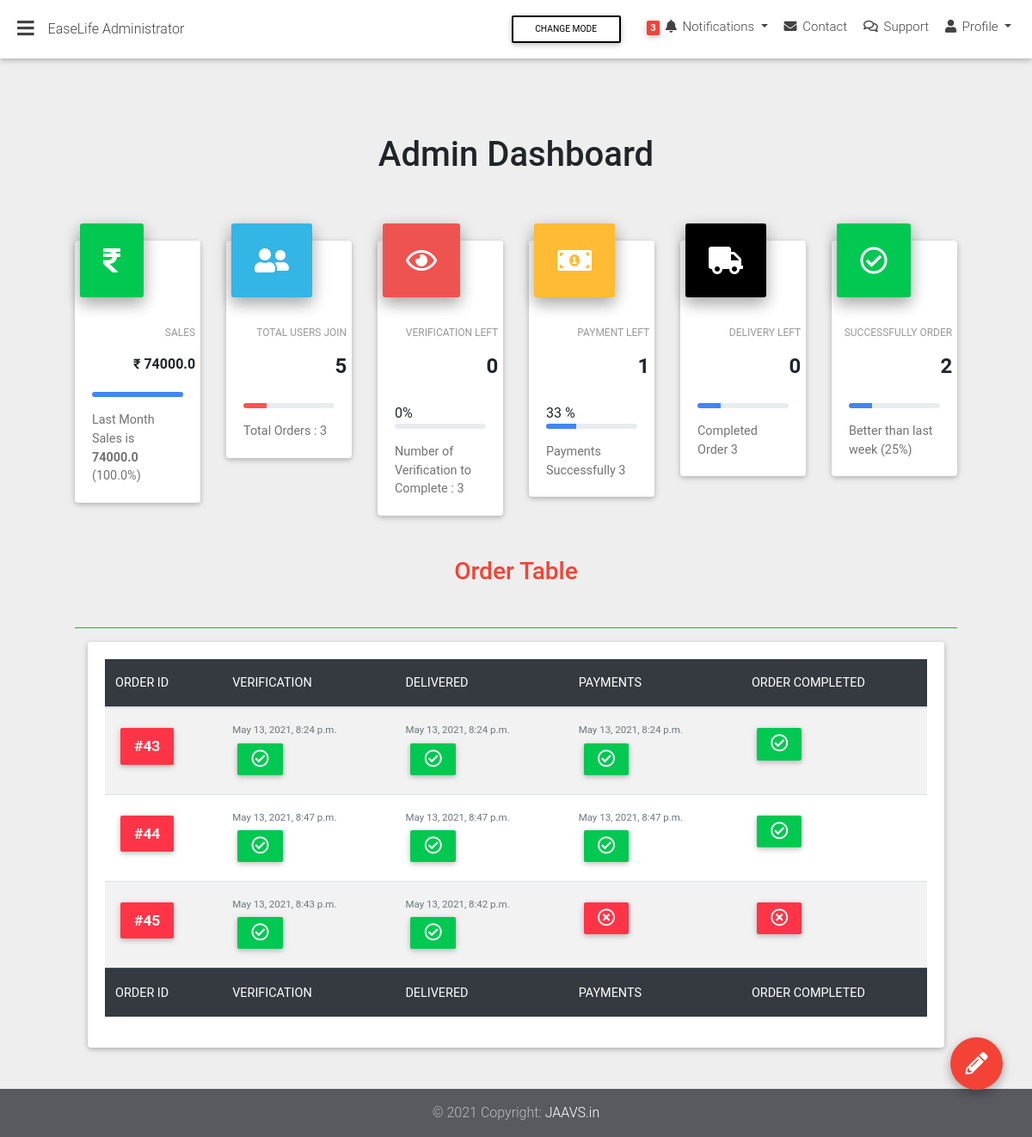
The app's page /easylife-admin/, older data.
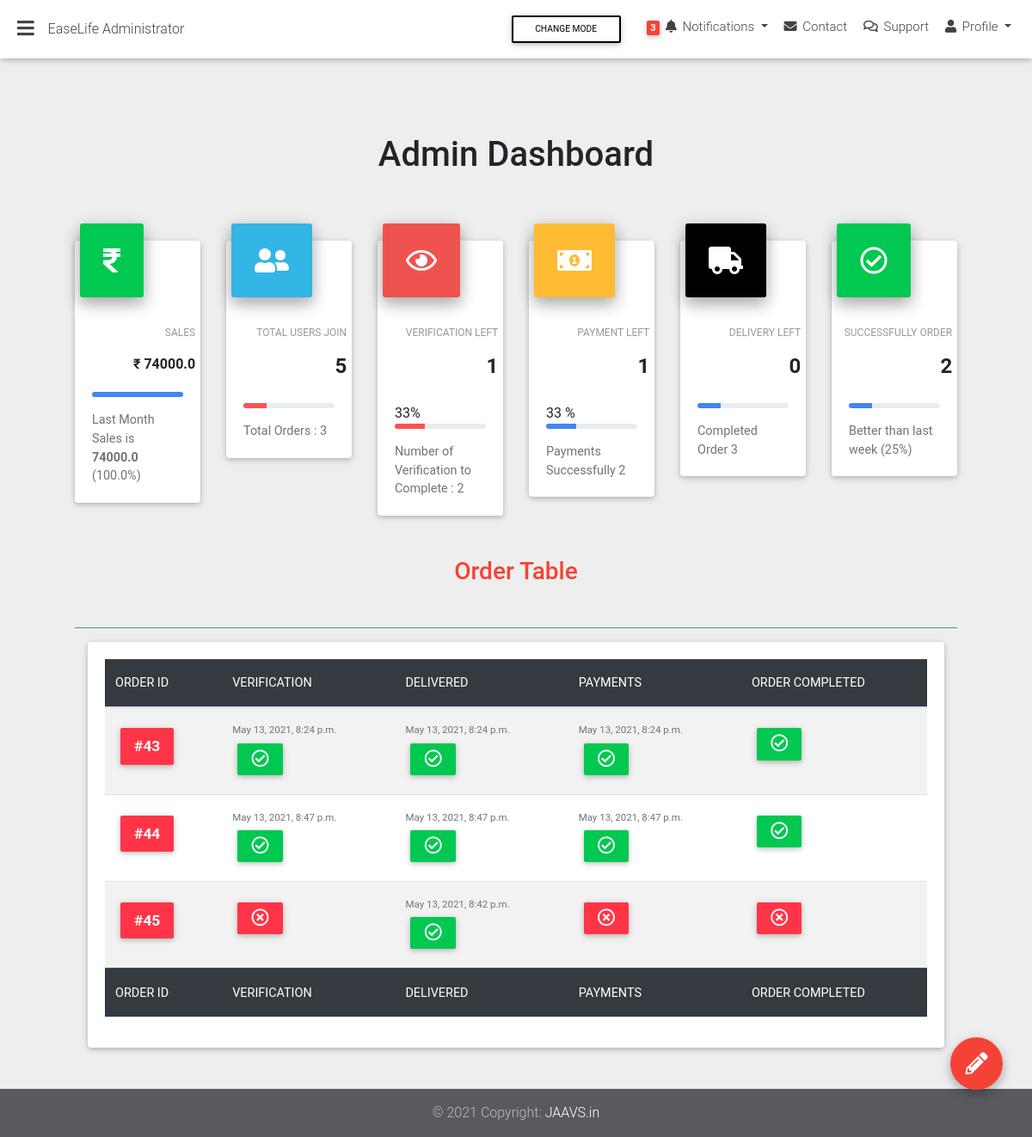
The same page, newer data.
### base/models.py (models this page shows)
class ShippmentOrder(models.Model):
    user=models.ForeignKey(settings.AUTH_USER_MODEL,on_delete=models.CASCADE)
    order=models.ForeignKey('Order',on_delete=models.CASCADE)
    verify_order = models.BooleanField(default=False,blank=True)
    verify_done_date= models.DateTimeField(blank=True,null=True)
    delivered= models.BooleanField(default=False,blank=True)
    delivered_done_date= models.DateTimeField(blank=True,null=True)
    payment_done=models.BooleanField(default=False,blank=True)
    payment_done_date= models.DateTimeField(blank=True,null=True)
    report_spam=models.BooleanField(default=False,blank=True)
    description=models.TextField(max_length=250,blank=True)
    class Meta:
        verbose_name = "ShippmentOrder"
        verbose_name_plural = "ShippmentOrders"
    def get_order_complete(self):
        order_complete=False
        if self.verify_order and self.delivered and self.payment_done:
            order_complete=True
        return order_complete

### easylife_admin/views.py (the view)
# urls.py: path('', admin_dashboard, name='admin_dashboard'),
def admin_dashboard(request):
	all_shipments = ShippmentOrder.objects.all()
	last_month = timezone.now() - timedelta(days=30)
	number_of_order=all_shipments.count()
	count_user =User.objects.count()-1
	total_sales=0
	verification_left=0
	payment_left=0
	delivery_left=0
	succesfully_orders=0
	last_month_sales=0
	for shipment_last_month in all_shipments.filter(payment_done_date__gte=last_month):
		if shipment_last_month.get_order_complete():
			last_month_sales+=shipment_last_month.order.get_total()
	for shipment in all_shipments:
		if shipment.get_order_complete():
			 total_sales+=shipment.order.get_total()
			 succesfully_orders+=1
		if not shipment.verify_order:
			verification_left+=1
		if not shipment.payment_done:
			payment_left+=1
		if not shipment.delivered:
			delivery_left+=1
	return render(request,'easylife_admin/main_admin_dashboard.html',{
			'all_shipments':all_shipments,
			'total_sales':total_sales,'count_user':count_user,
			'verification_left':verification_left,'succesfully_orders':succesfully_orders,
			'payment_left':payment_left,'delivery_left':delivery_left,
			'last_month_sales':last_month_sales,
			'last_month_sales_percentage':last_month_sales//total_sales*100,
			'number_of_order':number_of_order,
			'verification_pecentage':int((verification_left/number_of_order)*100),
			'verified_order':number_of_order-verification_left,
			'payment_done':number_of_order-verification_left,
			'payment_pecentage':int((payment_left/number_of_order)*100),
			'delivery_compelted':number_of_order-delivery_left,
			})

### base/models.py (called while the page is built)
    def get_total_item_price(self):
        return self.qauntity * self.item.price

    def get_total_discount_price(self):
        return self.qauntity * self.item.discount_price

    def get_final_price(self):
        if self.item.discount_price:
            return self.get_total_discount_price()
        return self.get_total_item_price()

    def get_total(self):
        total=0
        for order_item in self.items.all():
            total +=order_item.get_final_price()
        return total

### templates/easylife_admin/main_admin_dashboard.html (shortened to what the changed rows need)
{% extends "easylife_admin/admin_base.html" %}
{% load static %}
{% block content %}
    <link rel="stylesheet" type="text/css" href="{% static 'easylife_admin_static/css/addons/datatables.min.css' %}">
    <link rel="stylesheet" type="text/css" href="{% static 'easylife_admin_static/css/addons/datatables-select.min.css' %}">
           <h1 class="text-center my-5 h1 m-0">Admin Dashboard</h1>
  <section class="mt-md-4 pt-md-2 mb-5">
        <div class="row">
          <div class="col-xl-2 col-md-6 mb-md-0 mb-4">
            <div class="card card-cascade cascading-admin-card">
              <div class="admin-up">
                <i class="far fa-eye red lighten-1 mr-3 z-depth-2"></i>
                <div class="data">
                  <p class="text-uppercase">Verification Left</p>
                  <h4 class="font-weight-bold ">{{verification_left}}</h4>
                </div>
              </div>
              <div class="card-body card-body-cascade">{{verification_pecentage}}%
                <div class="progress mb-3">
                  <div class="progress-bar red accent-2" role="progressbar" style="width: {{verification_pecentage}}%" aria-valuenow="{{verification_pecentage}}"
                    aria-valuemin="0" aria-valuemax="100"></div>
                </div>
                <p class="card-text">Number of Verification to Complete : {{ verified_order }}</p>
              </div>
            </div>
          </div>
          <div class="col-xl-2 col-md-6 mb-0">
            <div class="card card-cascade cascading-admin-card">
              <div class="card-body card-body-cascade">{{payment_pecentage}} %
                <div class="progress mb-3">
                  <div class="progress-bar bg-primary" role="progressbar" style="width: {{payment_pecentage}}%" aria-valuenow="{{payment_pecentage}}"
                    aria-valuemin="0" aria-valuemax="100"></div>
                </div>
                <p class="card-text">Payments Successfully  {{payment_done}}</p>
              </div>
            </div>
          </div>
        </div>
      </section>
        <div class="col-md-12">
          <div class="card">
            <div class="card-body table-responsive">
              <table id="dtMaterialDesignExample" class="table table-striped " cellspacing="0" width="100%">
                <thead class="table-dark">
                  <tr>
                    <th>ORDER ID
                    </th>
                    <th>VERIFICATION
                    </th>
                    <th>DELIVERED
                    </th>
                    <th>PAYMENTS
                    </th>
                    <th>ORDER COMPLETED
                    </th>
                  </tr>
                </thead>
               <tbody class="table table-hover">
                {% for order in all_shipments %}
                  <tr>
                    <td>
                      <a href='{% url 'easylife_admin:user_details' user.pk %}' style="color:white">
                            <button type="button" class="btn btn-danger btn-sm px-3">
                              <b style="font-size:170%">#{{ order.id }}</b>
                            </button>
                      </a>
                    </td>
                    <td>
                                {% if  order.verify_order %}
                                <p  class="fs-6 text-muted" style="font-size:80%;margin-bottom:0;">{{order.delivered_done_date}}</p>
                                  <button type="button" class="btn btn-success btn-sm px-3">
                                      <i class="far fa-check-circle fa-2x"></i>
                                      </button>
                                {% else %}
                                    <button type="button" class="btn btn-danger btn-sm px-3">
                                      <i class="far fa-times-circle fa-2x"></i>
                                    </button>
                                {% endif %}
                  </td>
                    <td>
                                  {% if  order.delivered %}
                                  <p  class="fs-6 text-muted" style="font-size:80%;margin-bottom:0;">{{order.verify_done_date}}</p>
                                  <button type="button" class="btn btn-success btn-sm px-3">
                                      <i class="far fa-check-circle fa-2x"></i>
                                      </button>
                                {% else %}
                                    <button type="button" class="btn btn-danger btn-sm px-3">
                                      <i class="far fa-times-circle fa-2x"></i>
                                    </button>
                                {% endif %}
                    </td>
                    <td>
                                {% if  order.payment_done %}
                                <p  class="fs-6 text-muted" style="font-size:80%;margin-bottom:0;">{{order.payment_done_date}}</p>
                                  <button type="button" class="btn btn-success btn-sm px-3">
                                      <i class="far fa-check-circle fa-2x"></i>
                                      </button>
                                {% else %}
                                    <button type="button" class="btn btn-danger btn-sm px-3">
                                      <i class="far fa-times-circle fa-2x"></i>
                                    </button>
                                {% endif %}
                    </td>
                    <td>        {% if  order.get_order_complete %}
                                  <button type="button" class="btn btn-success btn-sm px-3">
                                      <i class="far fa-check-circle fa-2x"></i>
                                      </button>
                                {% else %}
                                    <button type="button" class="btn btn-danger btn-sm px-3">
                                      <i class="far fa-times-circle fa-2x"></i>
                                    </button>
                                {% endif %}
                      </td>
                  </tr>
                {% endfor %}
                </tbody>
                <tfoot class="table-dark">
                  <tr>
                    <th>ORDER ID
                    </th>
                    <th>VERIFICATION
                    </th>
                    <th>DELIVERED
                    </th>
                    <th>PAYMENTS
                    </th>
                    <th>ORDER COMPLETED
                    </th>
                  </tr>
                </tfoot>
              </table>
            </div>
          </div>
        </div>
{% endblock content %}

Row changes from the older to the newer data that the page shows:
changed ShippmentOrder "May 13, 2021, 8:42 p.m.": verify_order True → False (drawn); delivered_done_date "May 13, 2021, 8:43 p.m." → (not shown)
Text that changed along with them:
{{ verification_left }}: "0" → "1"
{{ verification_pecentage }}: "0" → "33"
{{ verified_order }}: "3" → "2"
{{ payment_done }}: "3" → "2"
